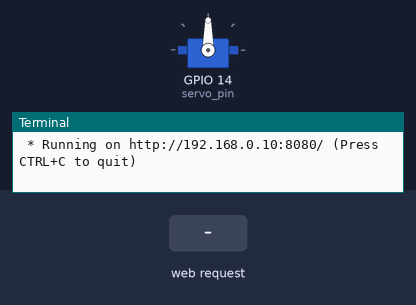
The program below on a simulated Raspberry Pi (BCM pin numbers). Shown: servo, the last lines printed to the terminal. Inputs (shaded band) come from the test bench. Servo angles are drawn from the pulse width (0.5 ms = 0°, 2.5 ms = 180°); the clock reads 2024-03-15 10:24:30 at power-on unless the program sets it.

Above: at 1.2 s.
1.3 s: HTTP request for /servo_control received
At 2.5 s:
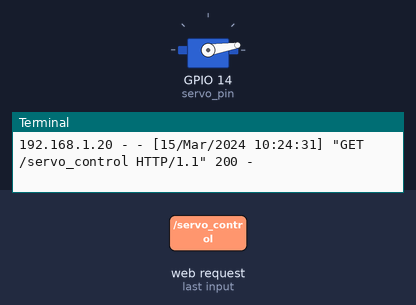
2.8 s: HTTP request for /servo_control received with the fields deg=50
At 3.6 s:
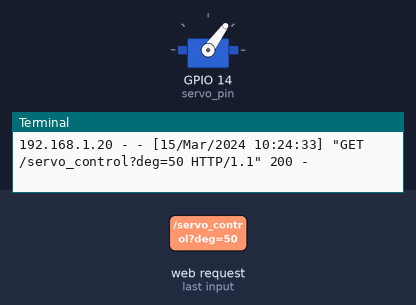
4.3 s: HTTP request for /servo_control received with the fields deg=0
At 4.8 s:
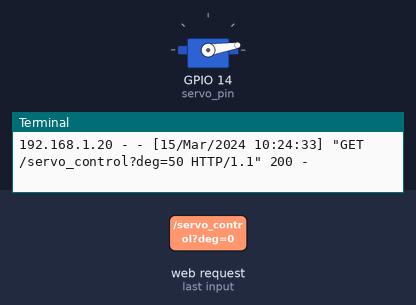
5.8 s: HTTP request for /servo_control received with the fields deg=90
At 7.1 s:
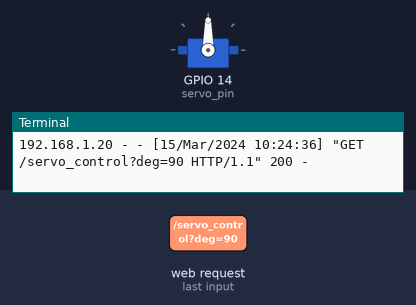
Timing chart, 0 to 8.3 s (numbered marks = the images above; inputs shaded):
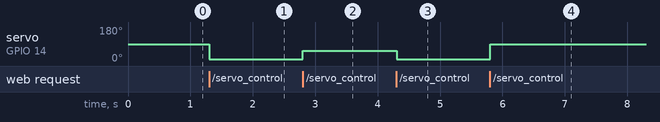

Measured:
- after the input at 1.3 s, servo on GPIO 14 (servo_pin): 90° → 9° at once
- after the input at 2.8 s, servo on GPIO 14 (servo_pin): 9° → 54° at once
- after the input at 4.3 s, servo on GPIO 14 (servo_pin): 54° → 9° at once
- after the input at 5.8 s, servo on GPIO 14 (servo_pin): 9° → 90° at once

The program:

servoMotor.py
```python
from flask import Flask, render_template, request
import RPi.GPIO as GPIO
import time

GPIO.setmode(GPIO.BCM)
servo_pin = 14
GPIO.setup(servo_pin, GPIO.OUT)
servo = GPIO.PWM(servo_pin, 50)
servo.start(0)

servo_min_duty = 3
servo_max_duty = 12
current_deg = 90

def set_servo_degree(degree):
    GPIO.setup(servo_pin, GPIO.OUT)
    past_time = time.time()
    if degree > 180:
        degree = 180
    elif degree < 0:
        degree = 0
    duty = servo_min_duty + (degree * (servo_max_duty - servo_min_duty) / 180.0)
    servo.ChangeDutyCycle(duty)
    while True:
        current_time = time.time()
        if current_time - past_time > 0.5:
            break
    GPIO.setup(servo_pin, GPIO.IN)
    return degree

set_servo_degree(current_deg)
app = Flask(__name__)

@app.route('/')
def home():
    return render_template('servomMotor.html', deg=current_deg)

@app.route('/servo_control')
def servo_control():
    deg = request.args.get('deg')
    deg = int(deg) if deg else 0
    deg = set_servo_degree(deg)
    return render_template('servomMotor.html', deg=deg)

if __name__ == "__main__":
    app.run(host="192.168.0.10", port="8080", debug=True)
```
